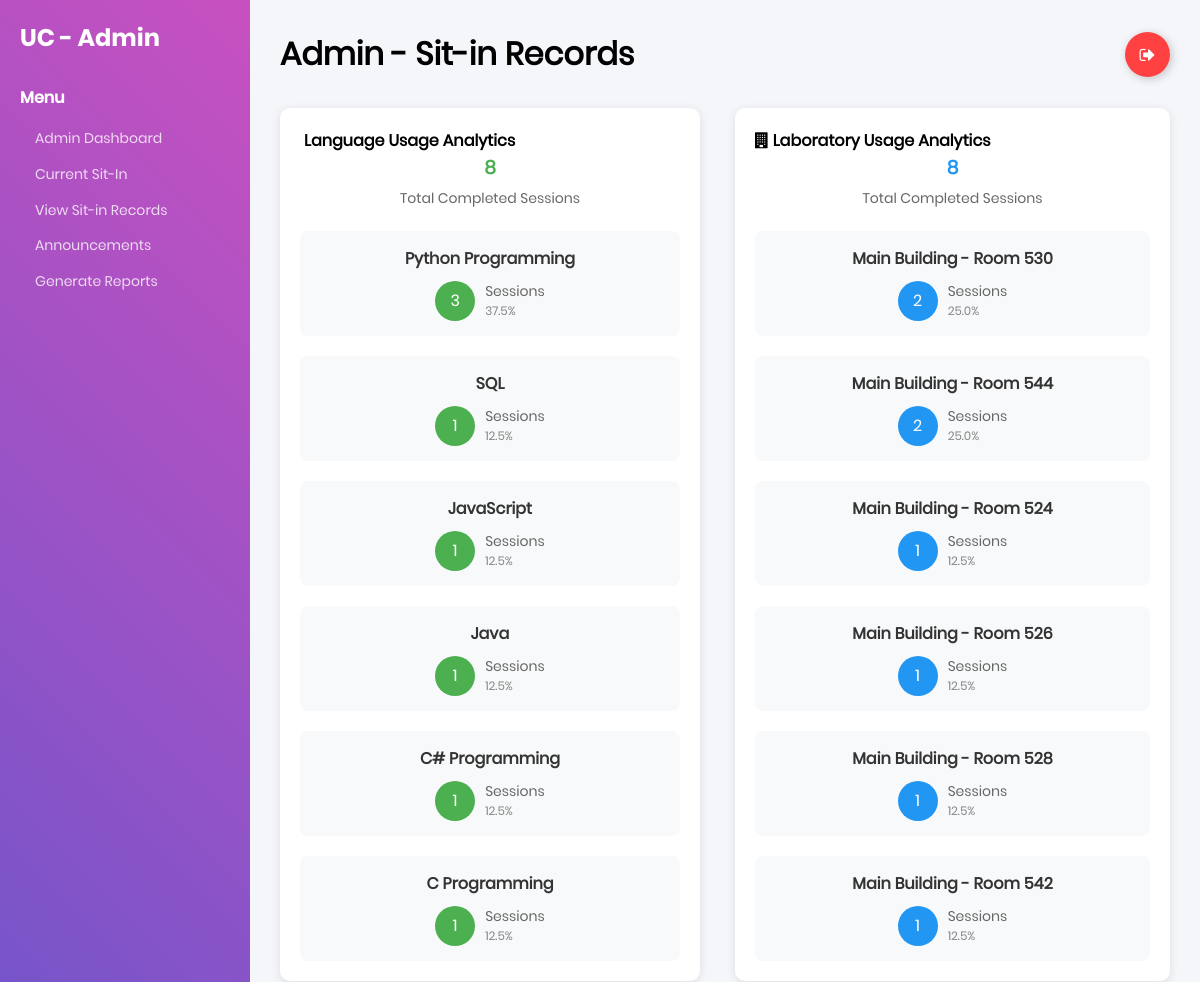
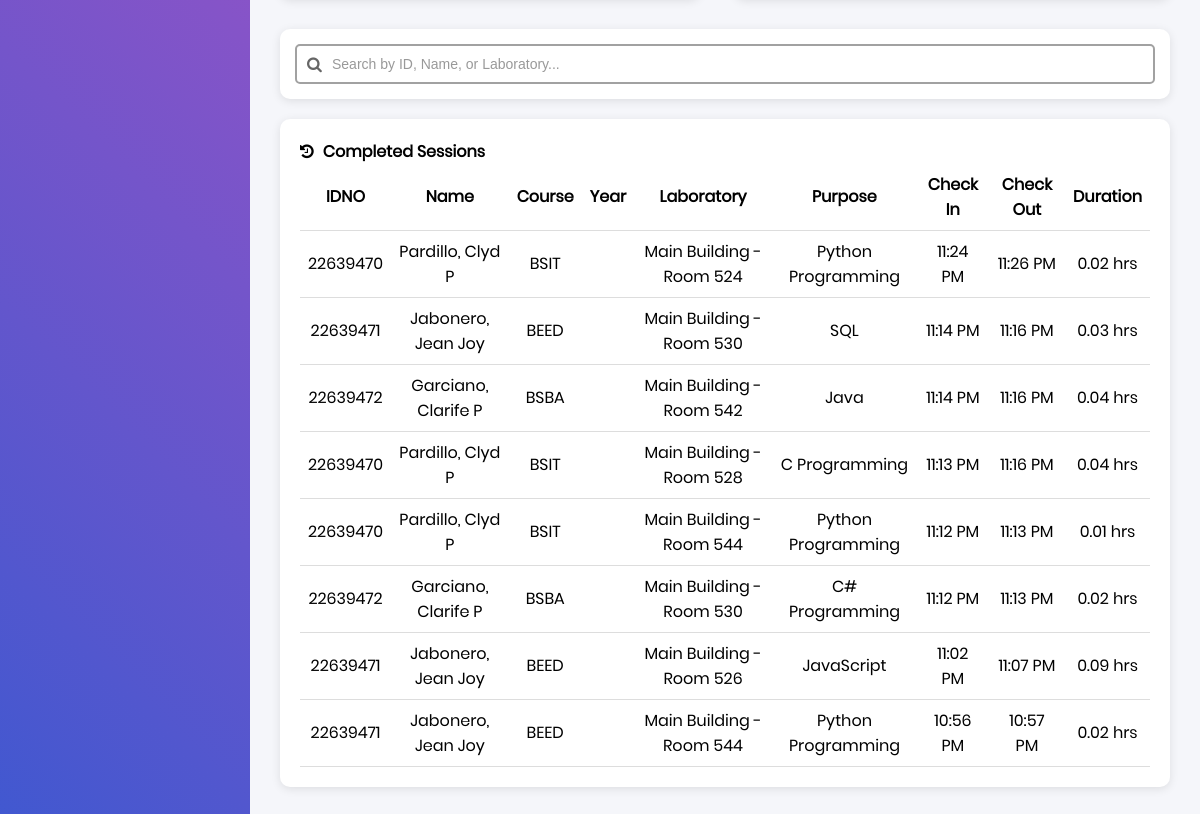
Screenshot of /admin/sit-in-records (signed in) with the database file from the repository (2 pictures, top to bottom).
### tables this page shows
CREATE TABLE laboratories (
    lab_id INTEGER PRIMARY KEY,
    room_number TEXT NOT NULL UNIQUE,
    building TEXT,
    capacity INTEGER NOT NULL,
    description TEXT,
    equipment TEXT,
    status TEXT DEFAULT 'Available' CHECK (status IN ('Available', 'Maintenance', 'Reserved', 'Closed')),
    created_at TIMESTAMP DEFAULT CURRENT_TIMESTAMP,
    updated_at TIMESTAMP DEFAULT CURRENT_TIMESTAMP
);

CREATE TABLE lab_sessions (
    session_id INTEGER PRIMARY KEY,
    student_id TEXT NOT NULL,
    lab_id INTEGER NOT NULL,
    reservation_id INTEGER,
    check_in_time TIMESTAMP NOT NULL,
    check_out_time TIMESTAMP,
    duration_hours REAL,
    status TEXT DEFAULT 'Active' CHECK (status IN ('Active', 'Completed', 'Terminated')),
    notes TEXT,
    created_by INTEGER NOT NULL,
    FOREIGN KEY (student_id) REFERENCES students(idno),
    FOREIGN KEY (lab_id) REFERENCES laboratories(lab_id),
    FOREIGN KEY (reservation_id) REFERENCES lab_reservations(reservation_id),
    FOREIGN KEY (created_by) REFERENCES users(id)
);

CREATE TABLE "students" (idno TEXT PRIMARY KEY, lastname TEXT NOT NULL, firstname TEXT NOT NULL, midname TEXT, course TEXT NOT NULL, year_level TEXT NOT NULL, email_address TEXT NOT NULL, image_path TEXT);

### app.py (the view)
@app.route('/admin/sit-in-records')
def admin_sit_in_records():
    if 'user' not in session or not session.get('is_admin'):
        flash("Access denied. Admin privileges required.", "danger")
        return redirect(url_for('home'))
    try:
        conn = get_db_connection()
        purpose_stats = conn.execute("""
            SELECT
                notes as purpose,
                COUNT(*) as count
            FROM lab_sessions
            WHERE status = 'Completed'
            GROUP BY notes
            ORDER BY count DESC
        """).fetchall()
        lab_stats = conn.execute("""
            SELECT
                l.building,
                l.room_number,
                COUNT(*) as count
            FROM lab_sessions ls
            JOIN laboratories l ON ls.lab_id = l.lab_id
            WHERE ls.status = 'Completed'
            GROUP BY l.building, l.room_number
            ORDER BY count DESC
        """).fetchall()
        total_sessions = conn.execute("""
            SELECT COUNT(*) as total
            FROM lab_sessions
            WHERE status = 'Completed'
        """).fetchone()['total']
        completed_sessions = conn.execute("""
            SELECT
                s.idno,
                s.lastname,
                s.firstname,
                s.midname,
                s.course,
                DATE(ls.check_in_time) as date,
                ls.check_in_time,
                ls.check_out_time,
                ls.notes as purpose,
                l.room_number,
                l.building,
                ROUND(CAST((julianday(ls.check_out_time) - julianday(ls.check_in_time)) * 24 AS REAL), 2) as duration
            FROM lab_sessions ls
            JOIN students s ON ls.student_id = s.idno
            JOIN laboratories l ON ls.lab_id = l.lab_id
            WHERE ls.status = 'Completed'
            ORDER BY ls.check_in_time DESC
        """).fetchall()
        conn.close()
        return render_template('admin_sit_in_records.html',
                             completed_sessions=completed_sessions,
                             purpose_stats=purpose_stats,
                             lab_stats=lab_stats,
                             total_sessions=total_sessions)
    except sqlite3.Error as e:
        flash(f"Database error: {str(e)}", "danger")
        return redirect(url_for('admin_dashboard'))

### templates/admin_sit_in_records.html (shortened to what this page needs)
{% extends 'base.html' %} {% block content %}
<div class="dashboard-container">
  <div class="sidebar">
    <div class="sidebar-header">
      <h2>UC - Admin</h2>
    </div>
    <div class="sidebar-menu">
      <h3>Menu</h3>
      <ul>
        <li><a href="{{ url_for('admin_dashboard') }}">Admin Dashboard</a></li>
        <li>
          <a href="{{ url_for('admin_current_sit_in') }}">Current Sit-In</a>
        </li>
        <li>
          <a href="{{ url_for('admin_sit_in_records') }}" class="active"
            >View Sit-in Records</a
          >
        </li>
        <li>
          <a href="{{ url_for('admin_announcements') }}">Announcements</a>
        </li>
        <li>
          <a href="{{ url_for('admin_reports') }}">Generate Reports</a>
        </li>
      </ul>
    </div>
  </div>
  <div class="main-content">
    <div class="header">
      <h1>Admin - Sit-in Records</h1>
      <a class="Btn" href="{{ url_for('logout') }}">
        <div class="sign">
          <i class="fa fa-sign-out" aria-hidden="true"></i>
        </div>
      </a>
    </div>
    <div class="content-row" style="margin-bottom: 30px">
      <div class="schedule-card" style="flex: 1; margin-right: 15px">
        <h4>
           Language Usage
          Analytics
        </h4>
        <div
          style="
            display: flex;
            justify-content: space-between;
            align-items: center;
            margin-bottom: 20px;
          "
        >
          <div style="text-align: center; flex: 1">
            <h3 style="color: #4caf50; margin: 0">{{ total_sessions }}</h3>
            <p style="margin: 5px 0 0 0">Total Completed Sessions</p>
          </div>
        </div>
        <div
          style="
            display: grid;
            grid-template-columns: repeat(auto-fit, minmax(200px, 1fr));
            gap: 20px;
          "
        >
          {% for stat in purpose_stats %}
          <div
            style="
              background: #f8f9fa;
              padding: 15px;
              border-radius: 8px;
              text-align: center;
            "
          >
            <h4 style="margin: 0 0 10px 0; color: #333">{{ stat.purpose }}</h4>
            <div
              style="
                display: flex;
                justify-content: center;
                align-items: center;
              "
            >
              <div
                style="
                  width: 40px;
                  height: 40px;
                  background: #4caf50;
                  color: white;
                  border-radius: 50%;
                  display: flex;
                  align-items: center;
                  justify-content: center;
                  margin-right: 10px;
                "
              >
                {{ stat.count }}
              </div>
              <div style="text-align: left">
                <div style="font-size: 14px; color: #666">Sessions</div>
                <div style="font-size: 12px; color: #888">
                  {{ "%.1f"|format(stat.count / total_sessions * 100) }}%
                </div>
              </div>
            </div>
          </div>
          {% endfor %}
        </div>
      </div>
      <div class="schedule-card" style="flex: 1">
        <h4>
          <i class="fa fa-building" aria-hidden="true"></i> Laboratory Usage
          Analytics
        </h4>
        <div
          style="
            display: flex;
            justify-content: space-between;
            align-items: center;
            margin-bottom: 20px;
          "
        >
          <div style="text-align: center; flex: 1">
            <h3 style="color: #2196f3; margin: 0">{{ total_sessions }}</h3>
            <p style="margin: 5px 0 0 0">Total Completed Sessions</p>
          </div>
        </div>
        <div
          style="
            display: grid;
            grid-template-columns: repeat(auto-fit, minmax(200px, 1fr));
            gap: 20px;
          "
        >
          {% for lab in lab_stats %}
          <div
            style="
              background: #f8f9fa;
              padding: 15px;
              border-radius: 8px;
              text-align: center;
            "
          >
            <h4 style="margin: 0 0 10px 0; color: #333">
              {{ lab.building }} - Room {{ lab.room_number }}
            </h4>
            <div
              style="
                display: flex;
                justify-content: center;
                align-items: center;
              "
            >
              <div
                style="
                  width: 40px;
                  height: 40px;
                  background: #2196f3;
                  color: white;
                  border-radius: 50%;
                  display: flex;
                  align-items: center;
                  justify-content: center;
                  margin-right: 10px;
                "
              >
                {{ lab.count }}
              </div>
              <div style="text-align: left">
                <div style="font-size: 14px; color: #666">Sessions</div>
                <div style="font-size: 12px; color: #888">
                  {{ "%.1f"|format(lab.count / total_sessions * 100) }}%
                </div>
              </div>
            </div>
          </div>
          {% endfor %}
        </div>
      </div>
    </div>
    <div class="content-row" style="margin-bottom: 20px">
      <div class="schedule-card" style="width: 100%; padding: 15px">
        <div style="position: relative">
          <input
            type="text"
            id="sessionSearch"
            placeholder="Search by ID, Name, or Laboratory..."
            style="
              width: 100%;
              padding: 10px 15px;
              padding-left: 35px;
              border: 2px solid #a1a1a1;
              border-radius: 5px;
              font-size: 14px;
              outline: none;
              transition: border-color 0.3s;
            "
            onkeyup="handleSearchInput(event)"
          />
          <i
            class="fa fa-search"
            style="
              position: absolute;
              left: 12px;
              top: 50%;
              transform: translateY(-50%);
              color: #666;
            "
          ></i>
        </div>
      </div>
    </div>
    <div class="content-row">
      <div class="schedule-card" style="width: 100%">
        <h4>
          <i
            class="fa fa-history"
            aria-hidden="true"
            style="margin-right: 5px"
          ></i>
          Completed Sessions
        </h4>
        {% if completed_sessions %}
        <table id="sessionTable" style="width: 100%; border-collapse: collapse">
          <thead>
            <tr>
              <th style="padding: 8px; border-bottom: 1px solid #ddd">IDNO</th>
              <th style="padding: 8px; border-bottom: 1px solid #ddd">Name</th>
              <th style="padding: 8px; border-bottom: 1px solid #ddd">
                Course
              </th>
              <th style="padding: 8px; border-bottom: 1px solid #ddd">Year</th>
              <th style="padding: 8px; border-bottom: 1px solid #ddd">
                Laboratory
              </th>
              <th style="padding: 8px; border-bottom: 1px solid #ddd">
                Purpose
              </th>
              <th style="padding: 8px; border-bottom: 1px solid #ddd">
                Check In
              </th>
              <th style="padding: 8px; border-bottom: 1px solid #ddd">
                Check Out
              </th>
              <th style="padding: 8px; border-bottom: 1px solid #ddd">
                Duration
              </th>
            </tr>
          </thead>
          <tbody>
            {% for session in completed_sessions %}
            <tr>
              <td
                style="
                  padding: 8px;
                  border-bottom: 1px solid #ddd;
                  text-align: center;
                "
              >
                {{ session.idno }}
              </td>
              <td
                style="
                  padding: 8px;
                  border-bottom: 1px solid #ddd;
                  text-align: center;
                "
              >
                {{ session.lastname }}, {{ session.firstname }}{% if
                session.midname %} {{ session.midname }}{% endif %}
              </td>
              <td
                style="
                  padding: 8px;
                  border-bottom: 1px solid #ddd;
                  text-align: center;
                "
              >
                {{ session.course }}
              </td>
              <td
                style="
                  padding: 8px;
                  border-bottom: 1px solid #ddd;
                  text-align: center;
                "
              >
              </td>
              <td
                style="
                  padding: 8px;
                  border-bottom: 1px solid #ddd;
                  text-align: center;
                "
              >
                {{ session.building }} - Room {{ session.room_number }}
              </td>
              <td
                style="
                  padding: 8px;
                  border-bottom: 1px solid #ddd;
                  text-align: center;
                "
              >
                {{ session.purpose }}
              </td>
              <td
                style="
                  padding: 8px;
                  border-bottom: 1px solid #ddd;
                  text-align: center;
                "
              >
                {{ session.check_in_time|format_time }}
              </td>
              <td
                style="
                  padding: 8px;
                  border-bottom: 1px solid #ddd;
                  text-align: center;
                "
              >
                {{ session.check_out_time|format_time }}
              </td>
              <td
                style="
                  padding: 8px;
                  border-bottom: 1px solid #ddd;
                  text-align: center;
                "
              >
                {{ session.duration }} hrs
              </td>
            </tr>
            {% endfor %}
          </tbody>
        </table>
        {% else %}
        <div style="text-align: center; padding: 20px">
          <p style="color: #666; font-size: 16px">
            No completed sessions found.
          </p>
        </div>
        {% endif %}
      </div>
    </div>
  </div>
</div>
{% endblock %}

### rows the page displays
laboratories: building "Main Building", room_number "530", count "2", count "25.0"
laboratories: building "Main Building", room_number "544", count "2", count "25.0"
laboratories: building "Main Building", room_number "524", count "1", count "12.5"
laboratories: building "Main Building", room_number "526", count "1", count "12.5"
laboratories: building "Main Building", room_number "528", count "1", count "12.5"
laboratories: building "Main Building", room_number "542", count "1", count "12.5"
lab_sessions: idno "22639470", lastname "Pardillo", firstname "Clyd", midname "P", course "BSIT", building "Main Building", room_number "524", purpose "Python Programming", check_in_time "11:24 PM", check_out_time "11:26 PM", duration "0.02"
lab_sessions: idno "22639471", lastname "Jabonero", firstname "Jean Joy", course "BEED", building "Main Building", room_number "530", purpose "SQL", check_in_time "11:14 PM", check_out_time "11:16 PM", duration "0.03"
lab_sessions: idno "22639472", lastname "Garciano", firstname "Clarife", midname "P", course "BSBA", building "Main Building", room_number "542", purpose "Java", check_in_time "11:14 PM", check_out_time "11:16 PM", duration "0.04"
lab_sessions: idno "22639470", lastname "Pardillo", firstname "Clyd", midname "P", course "BSIT", building "Main Building", room_number "528", purpose "C Programming", check_in_time "11:13 PM", check_out_time "11:16 PM", duration "0.04"
lab_sessions: idno "22639470", lastname "Pardillo", firstname "Clyd", midname "P", course "BSIT", building "Main Building", room_number "544", purpose "Python Programming", check_in_time "11:12 PM", check_out_time "11:13 PM", duration "0.01"
lab_sessions: idno "22639472", lastname "Garciano", firstname "Clarife", midname "P", course "BSBA", building "Main Building", room_number "530", purpose "C# Programming", check_in_time "11:12 PM", check_out_time "11:13 PM", duration "0.02"
lab_sessions: idno "22639471", lastname "Jabonero", firstname "Jean Joy", course "BEED", building "Main Building", room_number "526", purpose "JavaScript", check_in_time "11:02 PM", check_out_time "11:07 PM", duration "0.09"
lab_sessions: idno "22639471", lastname "Jabonero", firstname "Jean Joy", course "BEED", building "Main Building", room_number "544", purpose "Python Programming", check_in_time "10:56 PM", check_out_time "10:57 PM", duration "0.02"

### other values shown
{{ total_sessions }} "8"
{{ stat.purpose }} "Python Programming" "SQL" "JavaScript" "Java" "C# Programming" "C Programming"
{{ stat.count }} "3" "1" "1" "1" "1" "1"
{{ "%.1f"|format(stat.count / total_sessions * 100) }} "37.5" "12.5" "12.5" "12.5" "12.5" "12.5"
